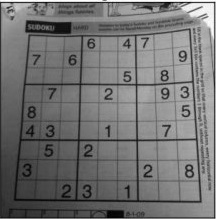
#> input picture OpenCV/resources/gradients.jpg, 216 x 219 px
$ python image_gradient.py
#> lines starting #> are read from the running program, lines starting #| are printed output that depends on the picture
"""
图像梯度：
    1. 寻找图片的梯度和边缘
    2. 学习 cv.Sobel(), cv.Scharr(), cv.Laplacian() etc
"""

import numpy as np
import cv2 as cv
from matplotlib import pyplot as plt


def find_edge():
    """
    注意，使用8位计算cv.CV_8U 容易丢失数据
    :return:
    """
    img = cv.imread('../resources/gradients.jpg', 0)
#> img is the input picture: shape (219, 216); min 0, max 255, mean 114.2
    laplacian = cv.Laplacian(img, cv.CV_64F)
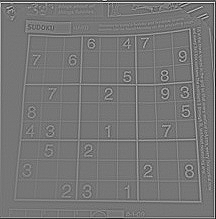
#> laplacian: shape (219, 216) float64; min -315, max 362, mean -0.8; drawn with min black and max white
    sobelx = cv.Sobel(img, cv.CV_64F, 1, 0, ksize=5)
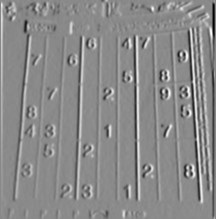
#> sobelx: shape (219, 216) float64; min -6247, max 5311, mean 27.5; drawn with min black and max white
    sobely = cv.Sobel(img, cv.CV_64F, 0, 1, ksize=5)
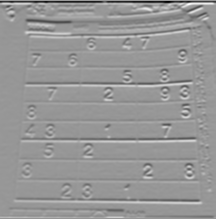
#> sobely: shape (219, 216) float64; min -10967, max 7442, mean -76.1; drawn with min black and max white
    plt.subplot(2, 2, 1), plt.imshow(img, cmap='gray')
    plt.title('Original'), plt.xticks([]), plt.yticks([])
    plt.subplot(2, 2, 2), plt.imshow(laplacian, cmap='gray')
    plt.title('Laplacian'), plt.xticks([]), plt.yticks([])
    plt.subplot(2, 2, 3), plt.imshow(sobelx, cmap='gray')
    plt.title('Sobel X'), plt.xticks([]), plt.yticks([])
    plt.subplot(2, 2, 4), plt.imshow(sobely, cmap='gray')
    plt.title('Sobel Y'), plt.xticks([]), plt.yticks([])
    plt.show()
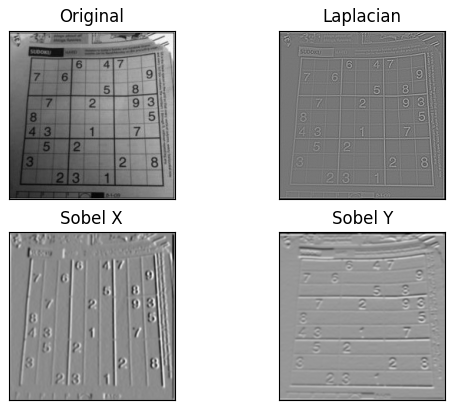
#> figure drawn by matplotlib, 4 panels

find_edge()

$ run again, with OpenCV/resources/clahe.jpg copied over OpenCV/resources/gradients.jpg
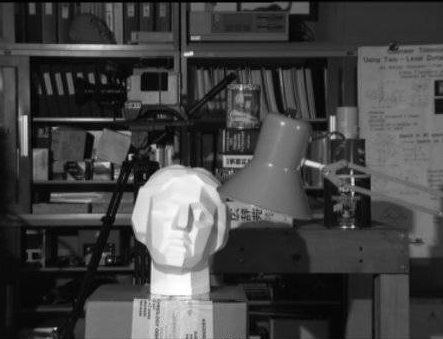
#> input picture OpenCV/resources/clahe.jpg, 443 x 339 px
#> in find_edge, img is the input picture: shape (339, 443); min 0, max 255, mean 68.6
#> in find_edge, `sobely = cv.Sobel(img, cv.CV_64F, 0, 1, ksize=5)`:
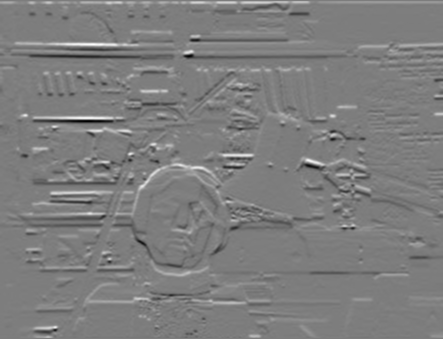
#> sobely: shape (339, 443) float64; min -7306, max 7517, mean 26.1; drawn with min black and max white
#> in find_edge, `plt.show()`:
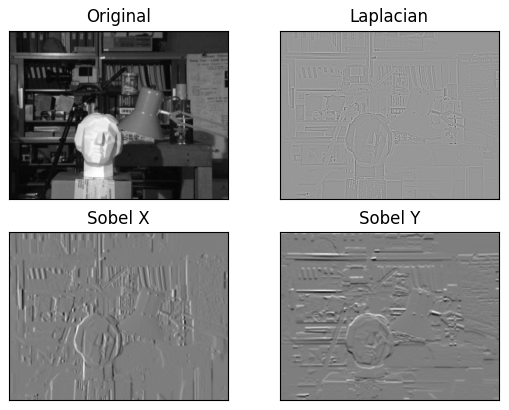
#> figure drawn by matplotlib, 4 panels
